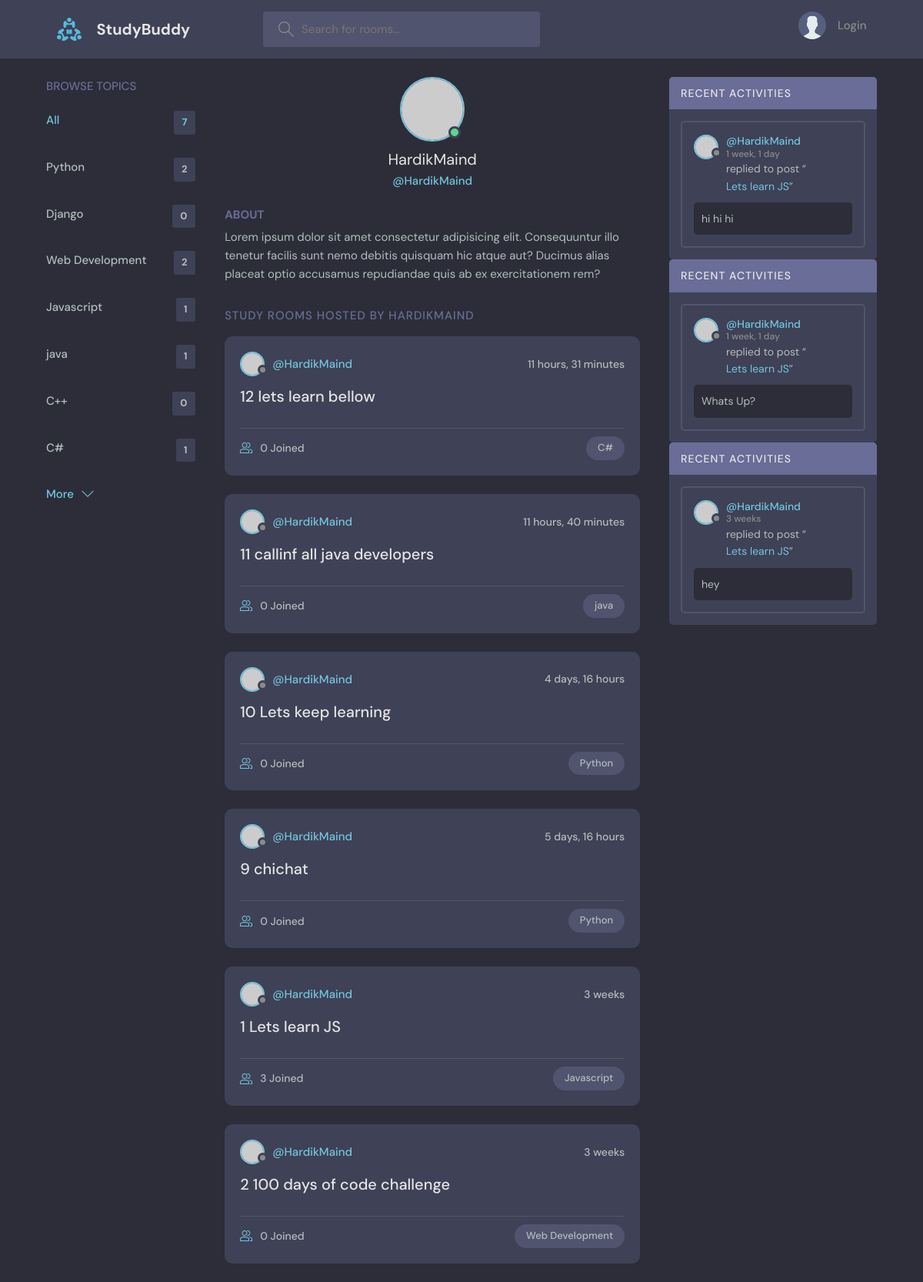
Page /profile/1/ on the earlier database version.
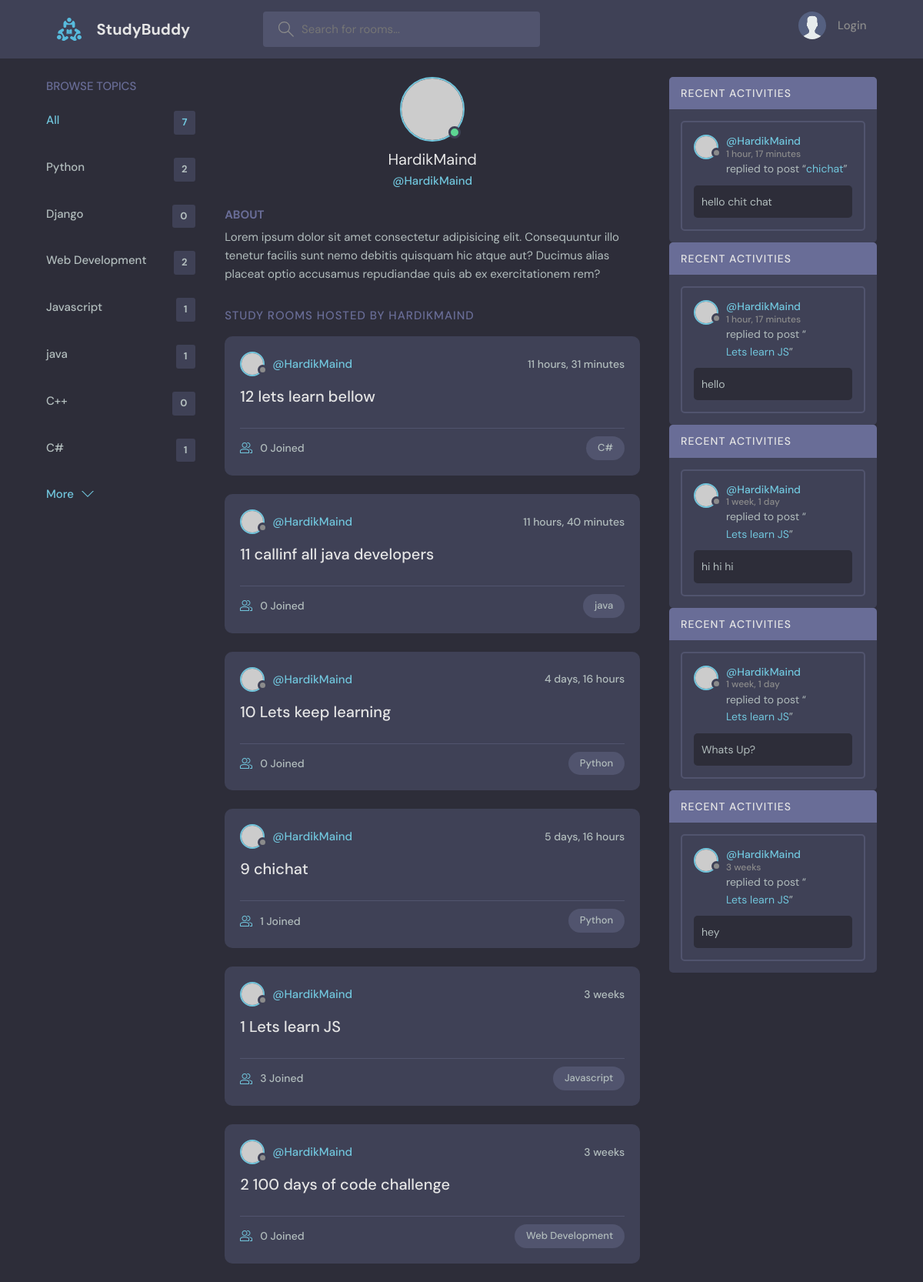
Same page on the later database version.
### base/models.py (models this page shows, shortened)
class Topic(models.Model):
    name = models.CharField(max_length=200)

class Room(models.Model):
    host = models.ForeignKey(User, null=True, on_delete=models.SET_NULL)
    name = models.CharField(max_length=200)
    description = models.TextField(null=True, blank=True)
    participants = models.ManyToManyField(User,related_name='participants', blank=True)
    updated = models.DateTimeField(auto_now=True)
    created = models.DateTimeField(auto_now_add=True)
    topic = models.ForeignKey(Topic, null=True, on_delete=models.SET_NULL)
    class Meta:
        ordering = ['-updated', '-created']
    def __str__(self):
        return self.name

class Message(models.Model):
    user = models.ForeignKey(User, on_delete=models.CASCADE)
    room = models.ForeignKey(Room, on_delete=models.CASCADE)
    body = models.TextField()
    updated = models.DateTimeField(auto_now=True)
    created = models.DateTimeField(auto_now_add=True)
    class Meta:
        ordering = ['-updated', '-created']

### base/views.py (the view)
# urls.py: path('profile/<str:pk>/', views.userProfile,name="user-profile"),
def userProfile(request, pk):
    user = User.objects.get(id=pk)
    rooms = user.room_set.all()
    room_messages = user.message_set.all()
    topics = Topic.objects.all()
    context = {'user': user, 'rooms': rooms,
               'room_messages': room_messages, 'topics': topics}
    return render(request, 'base/profile.html', context)

### base/templates/base/profile.html (shortened to what this page needs)
{% extends 'main.html' %}
{% load static %}
{% block content %}
  <main class="profile-page layout layout--3">
    <div class="container">
      {%include 'base/topic_component.html' %}
      <div class="roomList">
        <div class="profile">
          <div class="profile__avatar">
            <div class="avatar avatar--large active">
              <img src="https://randomuser.me/api/portraits/men/11.jpg" />
            </div>
          </div>
          <div class="profile__info">
            <h3>{{user.username}}</h3>
            <p>@{{user.username}}</p>
          </div>
          <div class="profile__about">
            <h3>About</h3>
            <p>
              Lorem ipsum dolor sit amet consectetur adipisicing elit. Consequuntur illo tenetur
              facilis sunt nemo debitis quisquam hic atque aut? Ducimus alias placeat optio
              accusamus repudiandae quis ab ex exercitationem rem?
            </p>
          </div>
        </div>
        <div class="roomList__header">
          <div>
            <h2>Study Rooms Hosted by {{user.username}}</a>
            </h2>
          </div>
        </div>
        {%include 'base/feed_component.html' %}
      </div>
      {%include 'base/activity_component.html' %}
    </div>
  </main>
{% endblock content %}

### base/templates/base/topic_component.html
<div class="topics">
  <div class="topics__header">
    <h2>Browse Topics</h2>
  </div>
  <ul class="topics__list">
    <li>
      <a href="{% url 'home'%}" class="active">All <span>{{topics.count}}</span></a>
    </li>
    {% for x in topics %}
    <li>
      <a href="{% url 'home' %}?query={{x.name}}"> {{x.name}} <span>{{x.room_set.all.count}}</span></a>
    </li>
    {%endfor%}
  </ul>
  <a class="btn btn--link" href="topics.html">
    More
    <svg
      version="1.1"
      xmlns="http://www.w3.org/2000/svg"
      width="32"
      height="32"
      viewBox="0 0 32 32"
    >
      <title>chevron-down</title>
      <path d="M16 21l-13-13h-3l16 16 16-16h-3l-13 13z"></path>
    </svg>
  </a>
</div>

### base/templates/base/feed_component.html (shortened to what this page needs)
{% for room in rooms %}
<div class="roomListRoom">
  <div class="roomListRoom__header">
    <a href="{% url 'user-profile' room.host.id %}" class="roomListRoom__author">
      <div class="avatar avatar--small">
        <img src="https://randomuser.me/api/portraits/women/11.jpg" />
      </div>
      <span>@{{room.host.username}}</span>
    </a>
    <div class="roomListRoom__actions">
      <span>{{room.created|timesince }}</span>
    </div>
  </div>
  <div class="roomListRoom__content">
    <a href="{% url 'room' room.id %}"> {{room.id}}    {{room.name}}</a>
  </div>
  <div class="roomListRoom__meta">
    <a href="{% url 'room' room.id %}" class="roomListRoom__joined">
      {{room.participants.all.count}} Joined
    </a>
    <p class="roomListRoom__topic">{{room.topic.name}}</p>
  </div>
</div>
{% endfor %}

### base/templates/base/activity_component.html (shortened to what this page needs)
<div>
{% for x in room_messages %}
<div class="activities">
  <div class="activities__header">
    <h2>Recent Activities</h2>
  </div>
  <div class="activities__box">
    <div class="activities__boxHeader roomListRoom__header">
      <a href="{% url 'user-profile' x.user.id %}" class="roomListRoom__author">
        <div class="avatar avatar--small">
          <img src="https://randomuser.me/api/portraits/women/11.jpg" />
        </div>
        <p>
          @{{x.user}}
          <span>{{x.created|timesince}}</span>
        </p>
      </a>
    </div>
    <div class="activities__boxContent">
      <p>
        replied to post “<a href="{%url 'room' x.room.id %}">{{x.room}}</a>”
      </p>
      <div class="activities__boxRoomContent">
        {{x.body}}
      </div>
    </div>
  </div>
</div>
{% endfor %}
</div>

Differences in the rows shown:
computed for Room "chichat": participants.all.count "0" → "1"
added Message: user "HardikMaind", created "1 hour, 17 minutes", room "chichat", body "hello chit chat"
added Message: user "HardikMaind", created "1 hour, 17 minutes", room "Lets learn JS", body "hello"
